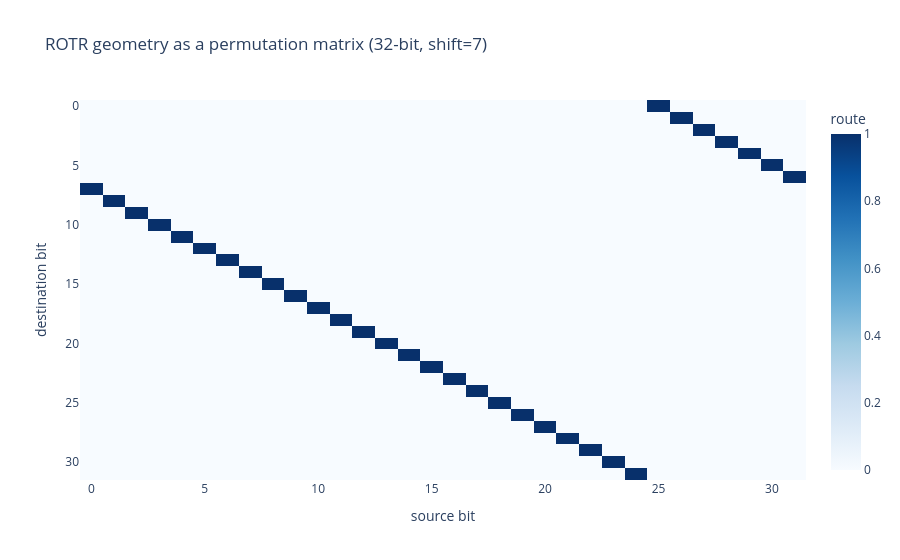

Notebook cell for this chart:
### Markdown cell above
## 7. Shape-first views of ROTR, XOR, and ADD

The manuscript frames:
- **ROTR** as spatial relabeling
- **XOR** as interference / cancellation
- **ADD** as a carry wave

This section builds small, direct visualizations for each.

### Code cell
def rotation_matrix(width: int, shift: int) -> np.ndarray:
    M = np.zeros((width, width), dtype=int)
    for src in range(width):
        dst = (src + shift) % width
        M[dst, src] = 1
    return M

rot_M = rotation_matrix(32, 7)
fig_rot = px.imshow(
    rot_M,
    aspect="auto",
    color_continuous_scale="Blues",
    labels=dict(x="source bit", y="destination bit", color="route"),
    title="ROTR geometry as a permutation matrix (32-bit, shift=7)",
)
fig_rot.show()

### Figure 1 — Plotly figure (JSON) as saved in the notebook; plotly's stock layout.template omitted (floating-point values rounded to 4 significant figures; data arrays with more than 128 entries replaced by an {"elided": "..."} marker saying what was removed)
{"data": [{"coloraxis": "coloraxis", "hovertemplate": "source bit: %{x}<br>destination bit: %{y}<br>route: %{z}<extra></extra>", "name": "0", "type": "heatmap", "xaxis": "x", "yaxis": "y", "z": {"elided": "32x32 int values"}}], "layout": {"coloraxis": {"colorbar": {"title": {"text": "route"}}, "colorscale": [[0, "rgb(247,251,255)"], [0.125, "rgb(222,235,247)"], [0.25, "rgb(198,219,239)"], [0.375, "rgb(158,202,225)"], [0.5, "rgb(107,174,214)"], [0.625, "rgb(66,146,198)"], [0.75, "rgb(33,113,181)"], [0.875, "rgb(8,81,156)"], [1, "rgb(8,48,107)"]]}, "title": {"text": "ROTR geometry as a permutation matrix (32-bit, shift=7)"}, "xaxis": {"anchor": "y", "domain": [0, 1], "title": {"text": "source bit"}}, "yaxis": {"anchor": "x", "autorange": "reversed", "domain": [0, 1], "title": {"text": "destination bit"}}}}
